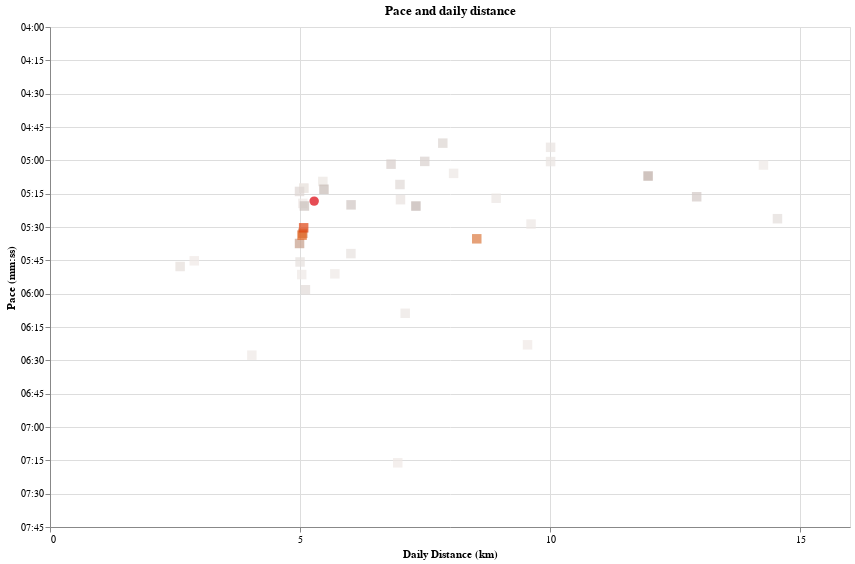

This figure's notebook cell:
### Code cell
pace_ticks_values = list(range(240, 60 * 8, 15))
last_date = max(daily_df.index)
start_date = last_date - timedelta(days=56)


daily_df["shape"] = daily_df.index.to_series().apply(
    lambda x: "square" if x == last_date else "circle"
)


daily_line = (
    alt.Chart(daily_df.loc[start_date:last_date].reset_index().sort_values("date"))
    .mark_point(
        filled=True,
        # shape="triangle",
        size=90,
    )
    .encode(
        x=alt.X(
            "distance_km:Q",
            title="Daily Distance (km)",
            axis=alt.Axis(tickCount=int(25 // 5)),
        ),
        y=alt.Y(
            "pace_sec_per_km:Q",
            scale=alt.Scale(
                reverse=True,
                zero=False,
                domain=(min(pace_ticks_values), max(pace_ticks_values)),
            ),
            title="Pace (mm:ss)",
            axis=alt.Axis(
                values=pace_ticks_values,
                labelExpr="datum.value > 0 ? timeFormat(datum.value * 1000, '%M:%S') : ''",
            ),
        ),
        tooltip=[
            alt.Tooltip("distance_km:Q", title="Distance (km)", format=".1f"),
            alt.Tooltip("date:T", title="Date"),
            alt.Tooltip("daily_pace_pretty:N", title="Pace (mm:ss/km)"),
        ],
        color=alt.Color(
            "date_factor:Q", scale=alt.Scale(scheme="lightgreyred"), legend=None
        ),
        shape=alt.Shape(
            "shape:N", scale=alt.Scale(range=["square", "circle"]), legend=None
        ),
    )
)


(daily_line).properties(
    width=800, height=500, title="Pace and daily distance"
).interactive().show()

### Figure 1 — Vega-Lite specification as saved in the notebook (floating-point values rounded to 4 significant figures)
{"config": {"view": {"continuousWidth": 300, "continuousHeight": 300}}, "data": {"name": "data-3814f7355ad3b2a345f4cedb906cbf40"}, "mark": {"type": "point", "filled": true, "size": 90}, "encoding": {"color": {"field": "date_factor", "legend": null, "scale": {"scheme": "lightgreyred"}, "type": "quantitative"}, "shape": {"field": "shape", "legend": null, "scale": {"range": ["square", "circle"]}, "type": "nominal"}, "tooltip": [{"field": "distance_km", "format": ".1f", "title": "Distance (km)", "type": "quantitative"}, {"field": "date", "title": "Date", "type": "temporal"}, {"field": "daily_pace_pretty", "title": "Pace (mm:ss/km)", "type": "nominal"}], "x": {"axis": {"tickCount": 5}, "field": "distance_km", "title": "Daily Distance (km)", "type": "quantitative"}, "y": {"axis": {"labelExpr": "datum.value > 0 ? timeFormat(datum.value * 1000, '%M:%S') : ''", "values": [240, 255, 270, 285, 300, 315, 330, 345, 360, 375, 390, 405, 420, 435, 450, 465]}, "field": "pace_sec_per_km", "scale": {"domain": [240, 465], "reverse": true, "zero": false}, "title": "Pace (mm:ss)", "type": "quantitative"}}, "height": 500, "params": [{"name": "param_1", "select": {"type": "interval", "encodings": ["x", "y"]}, "bind": "scales"}], "title": "Pace and daily distance", "width": 800, "$schema": "https://vega.github.io/schema/vega-lite/v5.17.0.json", "datasets": {"data-3814f7355ad3b2a345f4cedb906cbf40": [{"date": "2024-05-03T00:00:00", "distance_meters": 5077.0, "time_seconds": 1587, "tanda_day": 3.575, "tanda_day_pretty": "1970-01-01T03:34:28.285823125", "rolling_distance_meters": 330900.0, "rolling_time_seconds": 106600.0, "rolling_km_per_week": 41.36, "rolling_pace_sec_per_km": 322.3, "rolling_tanda_day": 3.596, "rolling_tanda_day_pretty": "1970-01-01T03:35:45.057075460", "type_rolling": "Tanda (8 weeks)", "type_daily": "Tanda (daily)", "pace_sec_per_km": 312.6, "distance_km": 5.077, "date_factor": 21100.0, "daily_pace_pretty": "5:12", "rolling_pace_pretty": "5:22", "rolling_km_per_week_daily_distance": 5.909, "Latest run": "Latest run", "pretty_rolling_tanda_day": "3 hours 36 minutes", "shape": "circle"}, {"date": "2024-05-04T00:00:00", "distance_meters": 9550.0, "time_seconds": 3658, "tanda_day": 3.821, "tanda_day_pretty": "1970-01-01T03:49:15.249560005", "rolling_distance_meters": 340500.0, "rolling_time_seconds": 110300.0, "rolling_km_per_week": 42.56, "rolling_pace_sec_per_km": 324.0, "rolling_tanda_day": 3.599, "rolling_tanda_day_pretty": "1970-01-01T03:35:54.677639335", "type_rolling": "Tanda (8 weeks)", "type_daily": "Tanda (daily)", "pace_sec_per_km": 383.0, "distance_km": 9.55, "date_factor": 24010.0, "daily_pace_pretty": "6:23", "rolling_pace_pretty": "5:23", "rolling_km_per_week_daily_distance": 6.08, "Latest run": "Latest run", "pretty_rolling_tanda_day": "3 hours 36 minutes", "shape": "circle"}, {"date": "2024-05-05T00:00:00", "distance_meters": 6955.0, "time_seconds": 3033, "tanda_day": 4.28, "tanda_day_pretty": "1970-01-01T04:16:46.264268297", "rolling_distance_meters": 324400.0, "rolling_time_seconds": 106000.0, "rolling_km_per_week": 40.55, "rolling_pace_sec_per_km": 326.7, "rolling_tanda_day": 3.63, "rolling_tanda_day_pretty": "1970-01-01T03:37:48.105438650", "type_rolling": "Tanda (8 weeks)", "type_daily": "Tanda (daily)", "pace_sec_per_km": 436.1, "distance_km": 6.955, "date_factor": 27320.0, "daily_pace_pretty": "7:16", "rolling_pace_pretty": "5:26", "rolling_km_per_week_daily_distance": 5.793, "Latest run": "Latest run", "pretty_rolling_tanda_day": "3 hours 38 minutes", "shape": "circle"}, {"date": "2024-05-07T00:00:00", "distance_meters": 2885.0, "time_seconds": 996, "tanda_day": 3.9, "tanda_day_pretty": "1970-01-01T03:54:00.553656042", "rolling_distance_meters": 321300.0, "rolling_time_seconds": 104700.0, "rolling_km_per_week": 40.16, "rolling_pace_sec_per_km": 326.0, "rolling_tanda_day": 3.628, "rolling_tanda_day_pretty": "1970-01-01T03:37:42.233152281", "type_rolling": "Tanda (8 weeks)", "type_daily": "Tanda (daily)", "pace_sec_per_km": 345.2, "distance_km": 2.885, "date_factor": 31100.0, "daily_pace_pretty": "5:45", "rolling_pace_pretty": "5:26", "rolling_km_per_week_daily_distance": 5.737, "Latest run": "Latest run", "pretty_rolling_tanda_day": "3 hours 38 minutes", "shape": "circle"}, {"date": "2024-05-08T00:00:00", "distance_meters": 5034.0, "time_seconds": 1769, "tanda_day": 3.827, "tanda_day_pretty": "1970-01-01T03:49:37.565745571", "rolling_distance_meters": 310200.0, "rolling_time_seconds": 101700.0, "rolling_km_per_week": 38.78, "rolling_pace_sec_per_km": 327.8, "rolling_tanda_day": 3.65, "rolling_tanda_day_pretty": "1970-01-01T03:38:58.947436010", "type_rolling": "Tanda (8 weeks)", "type_daily": "Tanda (daily)", "pace_sec_per_km": 351.4, "distance_km": 5.034, "date_factor": 35390.0, "daily_pace_pretty": "5:51", "rolling_pace_pretty": "5:27", "rolling_km_per_week_daily_distance": 5.54, "Latest run": "Latest run", "pretty_rolling_tanda_day": "3 hours 39 minutes", "shape": "circle"}, {"date": "2024-05-09T00:00:00", "distance_meters": 4037.0, "time_seconds": 1565, "tanda_day": 4.112, "tanda_day_pretty": "1970-01-01T04:06:44.010132948", "rolling_distance_meters": 314300.0, "rolling_time_seconds": 103300.0, "rolling_km_per_week": 39.29, "rolling_pace_sec_per_km": 328.6, "rolling_tanda_day": 3.651, "rolling_tanda_day_pretty": "1970-01-01T03:39:03.945345372", "type_rolling": "Tanda (8 weeks)", "type_daily": "Tanda (daily)", "pace_sec_per_km": 387.7, "distance_km": 4.037, "date_factor": 40270.0, "daily_pace_pretty": "6:27", "rolling_pace_pretty": "5:28", "rolling_km_per_week_daily_distance": 5.612, "Latest run": "Latest run", "pretty_rolling_tanda_day": "3 hours 39 minutes", "shape": "circle"}, {"date": "2024-05-11T00:00:00", "distance_meters": 14270.0, "time_seconds": 4311, "tanda_day": 3.114, "tanda_day_pretty": "1970-01-01T03:06:52.026536394", "rolling_distance_meters": 304500.0, "rolling_time_seconds": 99950.0, "rolling_km_per_week": 38.06, "rolling_pace_sec_per_km": 328.3, "rolling_tanda_day": 3.658, "rolling_tanda_day_pretty": "1970-01-01T03:39:28.392045577", "type_rolling": "Tanda (8 weeks)", "type_daily": "Tanda (daily)", "pace_sec_per_km": 302.1, "distance_km": 14.27, "date_factor": 45830.0, "daily_pace_pretty": "5:02", "rolling_pace_pretty": "5:28", "rolling_km_per_week_daily_distance": 5.437, "Latest run": "Latest run", "pretty_rolling_tanda_day": "3 hours 39 minutes", "shape": "circle"}, {"date": "2024-05-12T00:00:00", "distance_meters": 5697.0, "time_seconds": 2000, "tanda_day": 3.792, "tanda_day_pretty": "1970-01-01T03:47:30.901519381", "rolling_distance_meters": 310200.0, "rolling_time_seconds": 101900.0, "rolling_km_per_week": 38.77, "rolling_pace_sec_per_km": 328.7, "rolling_tanda_day": 3.656, "rolling_tanda_day_pretty": "1970-01-01T03:39:19.917978152", "type_rolling": "Tanda (8 weeks)", "type_daily": "Tanda (daily)", "pace_sec_per_km": 351.1, "distance_km": 5.697, "date_factor": 52160.0, "daily_pace_pretty": "5:51", "rolling_pace_pretty": "5:28", "rolling_km_per_week_daily_distance": 5.538, "Latest run": "Latest run", "pretty_rolling_tanda_day": "3 hours 39 minutes", "shape": "circle"}, {"date": "2024-05-15T00:00:00", "distance_meters": 5057.0, "time_seconds": 1615, "tanda_day": 3.62, "tanda_day_pretty": "1970-01-01T03:37:10.241927389", "rolling_distance_meters": 298100.0, "rolling_time_seconds": 97880.0, "rolling_km_per_week": 37.26, "rolling_pace_sec_per_km": 328.3, "rolling_tanda_day": 3.664, "rolling_tanda_day_pretty": "1970-01-01T03:39:49.906752883", "type_rolling": "Tanda (8 weeks)", "type_daily": "Tanda (daily)", "pace_sec_per_km": 319.4, "distance_km": 5.057, "date_factor": 59360.0, "daily_pace_pretty": "5:19", "rolling_pace_pretty": "5:28", "rolling_km_per_week_daily_distance": 5.323, "Latest run": "Latest run", "pretty_rolling_tanda_day": "3 hours 40 minutes", "shape": "circle"}, {"date": "2024-05-17T00:00:00", "distance_meters": 8072.0, "time_seconds": 2469, "tanda_day": 3.388, "tanda_day_pretty": "1970-01-01T03:23:18.327845612", "rolling_distance_meters": 297600.0, "rolling_time_seconds": 97590.0, "rolling_km_per_week": 37.2, "rolling_pace_sec_per_km": 327.9, "rolling_tanda_day": 3.661, "rolling_tanda_day_pretty": "1970-01-01T03:39:41.102862811", "type_rolling": "Tanda (8 weeks)", "type_daily": "Tanda (daily)", "pace_sec_per_km": 305.9, "distance_km": 8.072, "date_factor": 67550.0, "daily_pace_pretty": "5:05", "rolling_pace_pretty": "5:27", "rolling_km_per_week_daily_distance": 5.315, "Latest run": "Latest run", "pretty_rolling_tanda_day": "3 hours 40 minutes", "shape": "circle"}, {"date": "2024-05-18T00:00:00", "distance_meters": 9621.0, "time_seconds": 3162, "tanda_day": 3.468, "tanda_day_pretty": "1970-01-01T03:28:03.039640212", "rolling_distance_meters": 307300.0, "rolling_time_seconds": 100800.0, "rolling_km_per_week": 38.41, "rolling_pace_sec_per_km": 327.9, "rolling_tanda_day": 3.653, "rolling_tanda_day_pretty": "1970-01-01T03:39:10.851931479", "type_rolling": "Tanda (8 weeks)", "type_daily": "Tanda (daily)", "pace_sec_per_km": 328.7, "distance_km": 9.621, "date_factor": 76880.0, "daily_pace_pretty": "5:28", "rolling_pace_pretty": "5:27", "rolling_km_per_week_daily_distance": 5.487, "Latest run": "Latest run", "pretty_rolling_tanda_day": "3 hours 39 minutes", "shape": "circle"}, {"date": "2024-05-19T00:00:00", "distance_meters": 8923.0, "time_seconds": 2829, "tanda_day": 3.423, "tanda_day_pretty": "1970-01-01T03:25:21.962583357", "rolling_distance_meters": 296000.0, "rolling_time_seconds": 97120.0, "rolling_km_per_week": 37.0, "rolling_pace_sec_per_km": 328.1, "rolling_tanda_day": 3.664, "rolling_tanda_day_pretty": "1970-01-01T03:39:50.163306382", "type_rolling": "Tanda (8 weeks)", "type_daily": "Tanda (daily)", "pace_sec_per_km": 317.1, "distance_km": 8.923, "date_factor": 87490.0, "daily_pace_pretty": "5:17", "rolling_pace_pretty": "5:28", "rolling_km_per_week_daily_distance": 5.286, "Latest run": "Latest run", "pretty_rolling_tanda_day": "3 hours 40 minutes", "shape": "circle"}, {"date": "2024-05-20T00:00:00", "distance_meters": 7104.0, "time_seconds": 2620, "tanda_day": 3.839, "tanda_day_pretty": "1970-01-01T03:50:19.717875751", "rolling_distance_meters": 303100.0, "rolling_time_seconds": 99740.0, "rolling_km_per_week": 37.89, "rolling_pace_sec_per_km": 329.0, "rolling_tanda_day": 3.664, "rolling_tanda_day_pretty": "1970-01-01T03:39:49.538411416", "type_rolling": "Tanda (8 weeks)", "type_daily": "Tanda (daily)", "pace_sec_per_km": 368.8, "distance_km": 7.104, "date_factor": 99570.0, "daily_pace_pretty": "6:08", "rolling_pace_pretty": "5:29", "rolling_km_per_week_daily_distance": 5.413, "Latest run": "Latest run", "pretty_rolling_tanda_day": "3 hours 40 minutes", "shape": "circle"}, {"date": "2024-05-22T00:00:00", "distance_meters": 5076.0, "time_seconds": 1586, "tanda_day": 3.574, "tanda_day_pretty": "1970-01-01T03:34:26.612710449", "rolling_distance_meters": 303200.0, "rolling_time_seconds": 99650.0, "rolling_km_per_week": 37.9, "rolling_pace_sec_per_km": 328.7, "rolling_tanda_day": 3.662, "rolling_tanda_day_pretty": "1970-01-01T03:39:41.763111008", "type_rolling": "Tanda (8 weeks)", "type_daily": "Tanda (daily)", "pace_sec_per_km": 312.5, "distance_km": 5.076, "date_factor": 113300.0, "daily_pace_pretty": "5:12", "rolling_pace_pretty": "5:28", "rolling_km_per_week_daily_distance": 5.414, "Latest run": "Latest run", "pretty_rolling_tanda_day": "3 hours 40 minutes", "shape": "circle"}, {"date": "2024-05-23T00:00:00", "distance_meters": 5457.0, "time_seconds": 1689, "tanda_day": 3.536, "tanda_day_pretty": "1970-01-01T03:32:09.057770271", "rolling_distance_meters": 308600.0, "rolling_time_seconds": 101300.0, "rolling_km_per_week": 38.58, "rolling_pace_sec_per_km": 328.3, "rolling_tanda_day": 3.655, "rolling_tanda_day_pretty": "1970-01-01T03:39:16.456543149", "type_rolling": "Tanda (8 weeks)", "type_daily": "Tanda (daily)", "pace_sec_per_km": 309.5, "distance_km": 5.457, "date_factor": 129000.0, "daily_pace_pretty": "5:09", "rolling_pace_pretty": "5:28", "rolling_km_per_week_daily_distance": 5.511, "Latest run": "Latest run", "pretty_rolling_tanda_day": "3 hours 39 minutes", "shape": "circle"}, {"date": "2024-05-25T00:00:00", "distance_meters": 10010.0, "time_seconds": 3009, "tanda_day": 3.27, "tanda_day_pretty": "1970-01-01T03:16:11.047737558", "rolling_distance_meters": 313600.0, "rolling_time_seconds": 102700.0, "rolling_km_per_week": 39.2, "rolling_pace_sec_per_km": 327.3, "rolling_tanda_day": 3.644, "rolling_tanda_day_pretty": "1970-01-01T03:38:36.905475202", "type_rolling": "Tanda (8 weeks)", "type_daily": "Tanda (daily)", "pace_sec_per_km": 300.6, "distance_km": 10.01, "date_factor": 146800.0, "daily_pace_pretty": "5:00", "rolling_pace_pretty": "5:27", "rolling_km_per_week_daily_distance": 5.6, "Latest run": "Latest run", "pretty_rolling_tanda_day": "3 hours 39 minutes", "shape": "circle"}, {"date": "2024-05-26T00:00:00", "distance_meters": 10010.0, "time_seconds": 2945, "tanda_day": 3.228, "tanda_day_pretty": "1970-01-01T03:13:42.360225427", "rolling_distance_meters": 318600.0, "rolling_time_seconds": 103900.0, "rolling_km_per_week": 39.83, "rolling_pace_sec_per_km": 326.1, "rolling_tanda_day": 3.631, "rolling_tanda_day_pretty": "1970-01-01T03:37:51.962442618", "type_rolling": "Tanda (8 weeks)", "type_daily": "Tanda (daily)", "pace_sec_per_km": 294.1, "distance_km": 10.01, "date_factor": 167000.0, "daily_pace_pretty": "4:54", "rolling_pace_pretty": "5:26", "rolling_km_per_week_daily_distance": 5.69, "Latest run": "Latest run", "pretty_rolling_tanda_day": "3 hours 38 minutes", "shape": "circle"}, {"date": "2024-05-28T00:00:00", "distance_meters": 7009.0, "time_seconds": 2227, "tanda_day": 3.514, "tanda_day_pretty": "1970-01-01T03:30:49.465042329", "rolling_distance_meters": 317000.0, "rolling_time_seconds": 103300.0, "rolling_km_per_week": 39.62, "rolling_pace_sec_per_km": 326.0, "rolling_tanda_day": 3.632, "rolling_tanda_day_pretty": "1970-01-01T03:37:54.534555577", "type_rolling": "Tanda (8 weeks)", "type_daily": "Tanda (daily)", "pace_sec_per_km": 317.7, "distance_km": 7.009, "date_factor": 190100.0, "daily_pace_pretty": "5:17", "rolling_pace_pretty": "5:25", "rolling_km_per_week_daily_distance": 5.661, "Latest run": "Latest run", "pretty_rolling_tanda_day": "3 hours 38 minutes", "shape": "circle"}, {"date": "2024-05-29T00:00:00", "distance_meters": 6018.0, "time_seconds": 2058, "tanda_day": 3.718, "tanda_day_pretty": "1970-01-01T03:43:03.065273317", "rolling_distance_meters": 316000.0, "rolling_time_seconds": 103000.0, "rolling_km_per_week": 39.5, "rolling_pace_sec_per_km": 325.9, "rolling_tanda_day": 3.632, "rolling_tanda_day_pretty": "1970-01-01T03:37:55.311848713", "type_rolling": "Tanda (8 weeks)", "type_daily": "Tanda (daily)", "pace_sec_per_km": 342.0, "distance_km": 6.018, "date_factor": 216300.0, "daily_pace_pretty": "5:41", "rolling_pace_pretty": "5:25", "rolling_km_per_week_daily_distance": 5.643, "Latest run": "Latest run", "pretty_rolling_tanda_day": "3 hours 38 minutes", "shape": "circle"}, {"date": "2024-05-30T00:00:00", "distance_meters": 5001.0, "time_seconds": 1729, "tanda_day": 3.792, "tanda_day_pretty": "1970-01-01T03:47:31.942964878", "rolling_distance_meters": 321000.0, "rolling_time_seconds": 104700.0, "rolling_km_per_week": 40.13, "rolling_pace_sec_per_km": 326.2, "rolling_tanda_day": 3.63, "rolling_tanda_day_pretty": "1970-01-01T03:37:46.647734811", "type_rolling": "Tanda (8 weeks)", "type_daily": "Tanda (daily)", "pace_sec_per_km": 345.7, "distance_km": 5.001, "date_factor": 246200.0, "daily_pace_pretty": "5:45", "rolling_pace_pretty": "5:26", "rolling_km_per_week_daily_distance": 5.732, "Latest run": "Latest run", "pretty_rolling_tanda_day": "3 hours 38 minutes", "shape": "circle"}, {"date": "2024-06-01T00:00:00", "distance_meters": 2602.0, "time_seconds": 905, "tanda_day": 3.932, "tanda_day_pretty": "1970-01-01T03:55:55.946875576", "rolling_distance_meters": 308300.0, "rolling_time_seconds": 100400.0, "rolling_km_per_week": 38.53, "rolling_pace_sec_per_km": 325.8, "rolling_tanda_day": 3.639, "rolling_tanda_day_pretty": "1970-01-01T03:38:19.321700254", "type_rolling": "Tanda (8 weeks)", "type_daily": "Tanda (daily)", "pace_sec_per_km": 347.8, "distance_km": 2.602, "date_factor": 280200.0, "daily_pace_pretty": "5:47", "rolling_pace_pretty": "5:25", "rolling_km_per_week_daily_distance": 5.505, "Latest run": "Latest run", "pretty_rolling_tanda_day": "3 hours 38 minutes", "shape": "circle"}, {"date": "2024-06-02T00:00:00", "distance_meters": 14550.0, "time_seconds": 4747, "tanda_day": 3.26, "tanda_day_pretty": "1970-01-01T03:15:36.593298064", "rolling_distance_meters": 296500.0, "rolling_time_seconds": 96700.0, "rolling_km_per_week": 37.07, "rolling_pace_sec_per_km": 326.1, "rolling_tanda_day": 3.651, "rolling_tanda_day_pretty": "1970-01-01T03:39:03.463125642", "type_rolling": "Tanda (8 weeks)", "type_daily": "Tanda (daily)", "pace_sec_per_km": 326.3, "distance_km": 14.55, "date_factor": 318800.0, "daily_pace_pretty": "5:26", "rolling_pace_pretty": "5:26", "rolling_km_per_week_daily_distance": 5.295, "Latest run": "Latest run", "pretty_rolling_tanda_day": "3 hours 39 minutes", "shape": "circle"}, {"date": "2024-06-04T00:00:00", "distance_meters": 5108.0, "time_seconds": 1830, "tanda_day": 3.867, "tanda_day_pretty": "1970-01-01T03:52:02.762806011", "rolling_distance_meters": 291500.0, "rolling_time_seconds": 95380.0, "rolling_km_per_week": 36.44, "rolling_pace_sec_per_km": 327.1, "rolling_tanda_day": 3.662, "rolling_tanda_day_pretty": "1970-01-01T03:39:43.318125442", "type_rolling": "Tanda (8 weeks)", "type_daily": "Tanda (daily)", "pace_sec_per_km": 358.2, "distance_km": 5.108, "date_factor": 362800.0, "daily_pace_pretty": "5:58", "rolling_pace_pretty": "5:27", "rolling_km_per_week_daily_distance": 5.206, "Latest run": "Latest run", "pretty_rolling_tanda_day": "3 hours 40 minutes", "shape": "circle"}, {"date": "2024-06-06T00:00:00", "distance_meters": 7000.0, "time_seconds": 2176, "tanda_day": 3.47, "tanda_day_pretty": "1970-01-01T03:28:12.473467057", "rolling_distance_meters": 289400.0, "rolling_time_seconds": 94570.0, "rolling_km_per_week": 36.17, "rolling_pace_sec_per_km": 326.8, "rolling_tanda_day": 3.662, "rolling_tanda_day_pretty": "1970-01-01T03:39:41.762590588", "type_rolling": "Tanda (8 weeks)", "type_daily": "Tanda (daily)", "pace_sec_per_km": 310.9, "distance_km": 7.0, "date_factor": 412900.0, "daily_pace_pretty": "5:10", "rolling_pace_pretty": "5:26", "rolling_km_per_week_daily_distance": 5.168, "Latest run": "Latest run", "pretty_rolling_tanda_day": "3 hours 40 minutes", "shape": "circle"}, {"date": "2024-06-07T00:00:00", "distance_meters": 4990.0, "time_seconds": 1567, "tanda_day": 3.588, "tanda_day_pretty": "1970-01-01T03:35:17.389925710", "rolling_distance_meters": 294400.0, "rolling_time_seconds": 96130.0, "rolling_km_per_week": 36.8, "rolling_pace_sec_per_km": 326.6, "rolling_tanda_day": 3.656, "rolling_tanda_day_pretty": "1970-01-01T03:39:20.638705176", "type_rolling": "Tanda (8 weeks)", "type_daily": "Tanda (daily)", "pace_sec_per_km": 314.0, "distance_km": 4.99, "date_factor": 469900.0, "daily_pace_pretty": "5:13", "rolling_pace_pretty": "5:26", "rolling_km_per_week_daily_distance": 5.257, "Latest run": "Latest run", "pretty_rolling_tanda_day": "3 hours 39 minutes", "shape": "circle"}, {"date": "2024-06-09T00:00:00", "distance_meters": 7856.0, "time_seconds": 2296, "tanda_day": 3.311, "tanda_day_pretty": "1970-01-01T03:18:37.983324805", "rolling_distance_meters": 274600.0, "rolling_time_seconds": 89760.0, "rolling_km_per_week": 34.33, "rolling_pace_sec_per_km": 326.9, "rolling_tanda_day": 3.676, "rolling_tanda_day_pretty": "1970-01-01T03:40:31.808799951", "type_rolling": "Tanda (8 weeks)", "type_daily": "Tanda (daily)", "pace_sec_per_km": 292.3, "distance_km": 7.856, "date_factor": 534800.0, "daily_pace_pretty": "4:52", "rolling_pace_pretty": "5:26", "rolling_km_per_week_daily_distance": 4.904, "Latest run": "Latest run", "pretty_rolling_tanda_day": "3 hours 41 minutes", "shape": "circle"}, {"date": "2024-06-13T00:00:00", "distance_meters": 7495.0, "time_seconds": 2252, "tanda_day": 3.38, "tanda_day_pretty": "1970-01-01T03:22:48.166657748", "rolling_distance_meters": 265600.0, "rolling_time_seconds": 86880.0, "rolling_km_per_week": 33.21, "rolling_pace_sec_per_km": 327.1, "rolling_tanda_day": 3.685, "rolling_tanda_day_pretty": "1970-01-01T03:41:06.045188420", "type_rolling": "Tanda (8 weeks)", "type_daily": "Tanda (daily)", "pace_sec_per_km": 300.5, "distance_km": 7.495, "date_factor": 608600.0, "daily_pace_pretty": "5:00", "rolling_pace_pretty": "5:27", "rolling_km_per_week_daily_distance": 4.744, "Latest run": "Latest run", "pretty_rolling_tanda_day": "3 hours 41 minutes", "shape": "circle"}, {"date": "2024-06-14T00:00:00", "distance_meters": 6821.0, "time_seconds": 2058, "tanda_day": 3.42, "tanda_day_pretty": "1970-01-01T03:25:10.313677113", "rolling_distance_meters": 272500.0, "rolling_time_seconds": 88940.0, "rolling_km_per_week": 34.06, "rolling_pace_sec_per_km": 326.4, "rolling_tanda_day": 3.675, "rolling_tanda_day_pretty": "1970-01-01T03:40:28.982209263", "type_rolling": "Tanda (8 weeks)", "type_daily": "Tanda (daily)", "pace_sec_per_km": 301.7, "distance_km": 6.821, "date_factor": 692600.0, "daily_pace_pretty": "5:01", "rolling_pace_pretty": "5:26", "rolling_km_per_week_daily_distance": 4.865, "Latest run": "Latest run", "pretty_rolling_tanda_day": "3 hours 40 minutes", "shape": "circle"}, {"date": "2024-06-16T00:00:00", "distance_meters": 12930.0, "time_seconds": 4092, "tanda_day": 3.256, "tanda_day_pretty": "1970-01-01T03:15:20.042886852", "rolling_distance_meters": 242800.0, "rolling_time_seconds": 79820.0, "rolling_km_per_week": 30.35, "rolling_pace_sec_per_km": 328.8, "rolling_tanda_day": 3.717, "rolling_tanda_day_pretty": "1970-01-01T03:43:01.909094736", "type_rolling": "Tanda (8 weeks)", "type_daily": "Tanda (daily)", "pace_sec_per_km": 316.4, "distance_km": 12.93, "date_factor": 788300.0, "daily_pace_pretty": "5:16", "rolling_pace_pretty": "5:28", "rolling_km_per_week_daily_distance": 4.335, "Latest run": "Latest run", "pretty_rolling_tanda_day": "3 hours 43 minutes", "shape": "circle"}, {"date": "2024-06-17T00:00:00", "distance_meters": 6021.0, "time_seconds": 1927, "tanda_day": 3.576, "tanda_day_pretty": "1970-01-01T03:34:33.378927776", "rolling_distance_meters": 248800.0, "rolling_time_seconds": 81750.0, "rolling_km_per_week": 31.1, "rolling_pace_sec_per_km": 328.6, "rolling_tanda_day": 3.71, "rolling_tanda_day_pretty": "1970-01-01T03:42:36.959279425", "type_rolling": "Tanda (8 weeks)", "type_daily": "Tanda (daily)", "pace_sec_per_km": 320.0, "distance_km": 6.021, "date_factor": 897100.0, "daily_pace_pretty": "5:20", "rolling_pace_pretty": "5:28", "rolling_km_per_week_daily_distance": 4.443, "Latest run": "Latest run", "pretty_rolling_tanda_day": "3 hours 43 minutes", "shape": "circle"}, {"date": "2024-06-18T00:00:00", "distance_meters": 5088.0, "time_seconds": 1631, "tanda_day": 3.625, "tanda_day_pretty": "1970-01-01T03:37:31.777367289", "rolling_distance_meters": 253900.0, "rolling_time_seconds": 83380.0, "rolling_km_per_week": 31.73, "rolling_pace_sec_per_km": 328.4, "rolling_tanda_day": 3.705, "rolling_tanda_day_pretty": "1970-01-01T03:42:16.360228101", "type_rolling": "Tanda (8 weeks)", "type_daily": "Tanda (daily)", "pace_sec_per_km": 320.6, "distance_km": 5.088, "date_factor": 1021000.0, "daily_pace_pretty": "5:20", "rolling_pace_pretty": "5:28", "rolling_km_per_week_daily_distance": 4.533, "Latest run": "Latest run", "pretty_rolling_tanda_day": "3 hours 42 minutes", "shape": "circle"}, {"date": "2024-06-19T00:00:00", "distance_meters": 5479.0, "time_seconds": 1715, "tanda_day": 3.557, "tanda_day_pretty": "1970-01-01T03:33:26.407306666", "rolling_distance_meters": 259400.0, "rolling_time_seconds": 85100.0, "rolling_km_per_week": 32.42, "rolling_pace_sec_per_km": 328.1, "rolling_tanda_day": 3.697, "rolling_tanda_day_pretty": "1970-01-01T03:41:50.710279225", "type_rolling": "Tanda (8 weeks)", "type_daily": "Tanda (daily)", "pace_sec_per_km": 313.0, "distance_km": 5.479, "date_factor": 1162000.0, "daily_pace_pretty": "5:13", "rolling_pace_pretty": "5:28", "rolling_km_per_week_daily_distance": 4.631, "Latest run": "Latest run", "pretty_rolling_tanda_day": "3 hours 42 minutes", "shape": "circle"}, {"date": "2024-06-21T00:00:00", "distance_meters": 7318.0, "time_seconds": 2346, "tanda_day": 3.518, "tanda_day_pretty": "1970-01-01T03:31:03.707925978", "rolling_distance_meters": 263000.0, "rolling_time_seconds": 86090.0, "rolling_km_per_week": 32.87, "rolling_pace_sec_per_km": 327.4, "rolling_tanda_day": 3.69, "rolling_tanda_day_pretty": "1970-01-01T03:41:22.369785673", "type_rolling": "Tanda (8 weeks)", "type_daily": "Tanda (daily)", "pace_sec_per_km": 320.6, "distance_km": 7.318, "date_factor": 1322000.0, "daily_pace_pretty": "5:20", "rolling_pace_pretty": "5:27", "rolling_km_per_week_daily_distance": 4.696, "Latest run": "Latest run", "pretty_rolling_tanda_day": "3 hours 41 minutes", "shape": "circle"}, {"date": "2024-06-22T00:00:00", "distance_meters": 11960.0, "time_seconds": 3673, "tanda_day": 3.233, "tanda_day_pretty": "1970-01-01T03:13:57.649742191", "rolling_distance_meters": 260200.0, "rolling_time_seconds": 84630.0, "rolling_km_per_week": 32.53, "rolling_pace_sec_per_km": 325.2, "rolling_tanda_day": 3.678, "rolling_tanda_day_pretty": "1970-01-01T03:40:41.001568737", "type_rolling": "Tanda (8 weeks)", "type_daily": "Tanda (daily)", "pace_sec_per_km": 307.1, "distance_km": 11.96, "date_factor": 1505000.0, "daily_pace_pretty": "5:07", "rolling_pace_pretty": "5:25", "rolling_km_per_week_daily_distance": 4.647, "Latest run": "Latest run", "pretty_rolling_tanda_day": "3 hours 41 minutes", "shape": "circle"}, {"date": "2024-06-23T00:00:00", "distance_meters": 4991.0, "time_seconds": 1684, "tanda_day": 3.739, "tanda_day_pretty": "1970-01-01T03:44:20.947967905", "rolling_distance_meters": 265200.0, "rolling_time_seconds": 86310.0, "rolling_km_per_week": 33.15, "rolling_pace_sec_per_km": 325.5, "rolling_tanda_day": 3.675, "rolling_tanda_day_pretty": "1970-01-01T03:40:29.915760118", "type_rolling": "Tanda (8 weeks)", "type_daily": "Tanda (daily)", "pace_sec_per_km": 337.4, "distance_km": 4.991, "date_factor": 1712000.0, "daily_pace_pretty": "5:37", "rolling_pace_pretty": "5:25", "rolling_km_per_week_daily_distance": 4.736, "Latest run": "Latest run", "pretty_rolling_tanda_day": "3 hours 40 minutes", "shape": "circle"}, {"date": "2024-06-24T00:00:00", "distance_meters": 5057.0, "time_seconds": 1683, "tanda_day": 3.706, "tanda_day_pretty": "1970-01-01T03:42:22.150633140", "rolling_distance_meters": 265200.0, "rolling_time_seconds": 86430.0, "rolling_km_per_week": 33.15, "rolling_pace_sec_per_km": 325.9, "rolling_tanda_day": 3.678, "rolling_tanda_day_pretty": "1970-01-01T03:40:39.789927699", "type_rolling": "Tanda (8 weeks)", "type_daily": "Tanda (daily)", "pace_sec_per_km": 332.8, "distance_km": 5.057, "date_factor": 1949000.0, "daily_pace_pretty": "5:32", "rolling_pace_pretty": "5:25", "rolling_km_per_week_daily_distance": 4.736, "Latest run": "Latest run", "pretty_rolling_tanda_day": "3 hours 41 minutes", "shape": "circle"}, {"date": "2024-06-25T00:00:00", "distance_meters": 8535.0, "time_seconds": 2862, "tanda_day": 3.558, "tanda_day_pretty": "1970-01-01T03:33:27.060956056", "rolling_distance_meters": 269700.0, "rolling_time_seconds": 87900.0, "rolling_km_per_week": 33.72, "rolling_pace_sec_per_km": 325.9, "rolling_tanda_day": 3.674, "rolling_tanda_day_pretty": "1970-01-01T03:40:24.786598886", "type_rolling": "Tanda (8 weeks)", "type_daily": "Tanda (daily)", "pace_sec_per_km": 335.3, "distance_km": 8.535, "date_factor": 2218000.0, "daily_pace_pretty": "5:35", "rolling_pace_pretty": "5:25", "rolling_km_per_week_daily_distance": 4.817, "Latest run": "Latest run", "pretty_rolling_tanda_day": "3 hours 40 minutes", "shape": "circle"}, {"date": "2024-06-26T00:00:00", "distance_meters": 5041.0, "time_seconds": 1682, "tanda_day": 3.712, "tanda_day_pretty": "1970-01-01T03:42:44.455149043", "rolling_distance_meters": 269700.0, "rolling_time_seconds": 87980.0, "rolling_km_per_week": 33.71, "rolling_pace_sec_per_km": 326.2, "rolling_tanda_day": 3.676, "rolling_tanda_day_pretty": "1970-01-01T03:40:32.659366152", "type_rolling": "Tanda (8 weeks)", "type_daily": "Tanda (daily)", "pace_sec_per_km": 333.7, "distance_km": 5.041, "date_factor": 2524000.0, "daily_pace_pretty": "5:33", "rolling_pace_pretty": "5:26", "rolling_km_per_week_daily_distance": 4.816, "Latest run": "Latest run", "pretty_rolling_tanda_day": "3 hours 41 minutes", "shape": "circle"}, {"date": "2024-06-27T00:00:00", "distance_meters": 5073.0, "time_seconds": 1676, "tanda_day": 3.689, "tanda_day_pretty": "1970-01-01T03:41:22.182191757", "rolling_distance_meters": 274800.0, "rolling_time_seconds": 89660.0, "rolling_km_per_week": 34.35, "rolling_pace_sec_per_km": 326.3, "rolling_tanda_day": 3.672, "rolling_tanda_day_pretty": "1970-01-01T03:40:17.861190632", "type_rolling": "Tanda (8 weeks)", "type_daily": "Tanda (daily)", "pace_sec_per_km": 330.4, "distance_km": 5.073, "date_factor": 2872000.0, "daily_pace_pretty": "5:30", "rolling_pace_pretty": "5:26", "rolling_km_per_week_daily_distance": 4.907, "Latest run": "Latest run", "pretty_rolling_tanda_day": "3 hours 40 minutes", "shape": "circle"}, {"date": "2024-06-28T00:00:00", "distance_meters": 5283.0, "time_seconds": 1682, "tanda_day": 3.602, "tanda_day_pretty": "1970-01-01T03:36:05.496811308", "rolling_distance_meters": 275000.0, "rolling_time_seconds": 89750.0, "rolling_km_per_week": 34.37, "rolling_pace_sec_per_km": 326.4, "rolling_tanda_day": 3.672, "rolling_tanda_day_pretty": "1970-01-01T03:40:19.534057953", "type_rolling": "Tanda (8 weeks)", "type_daily": "Tanda (daily)", "pace_sec_per_km": 318.4, "distance_km": 5.283, "date_factor": 3269000.0, "daily_pace_pretty": "5:18", "rolling_pace_pretty": "5:26", "rolling_km_per_week_daily_distance": 4.911, "Latest run": "Latest run", "pretty_rolling_tanda_day": "3 hours 40 minutes", "shape": "square"}]}}
